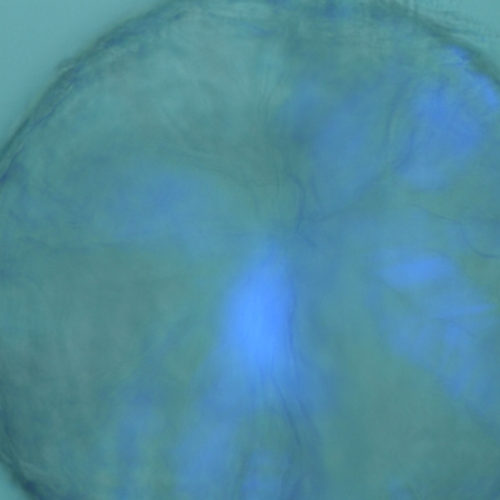
#> input picture output/rgb/M-DMMP- NaBF4-10-6M-1.jpg, 1000 x 1000 px (shown at 1/2 size); its folder holds 6 pictures in this run
$ jupyter execute --allow-errors IRCS_HOG_TSNE.ipynb
#> lines starting #> are read from the running program, lines starting #| are printed output that depends on the picture
[cell 1]
import pathlib
import cv2
import numpy as np
import matplotlib.pyplot as plt
from sklearn.mixture import GaussianMixture
from skimage.feature import hog

[cell 2]
import pathlib
import cv2
import numpy as np
import matplotlib.pyplot as plt
from sklearn.mixture import GaussianMixture
from skimage.feature import hog

[cell 3]
import pathlib
import cv2
import numpy as np
import matplotlib.pyplot as plt
from sklearn.mixture import GaussianMixture
from skimage.feature import hog

[cell 4]
data_dir = pathlib.Path('./output/rgb')
# data_dir = pathlib.Path('./output/rgb_no_circle_det')
image_count = len(list(data_dir.glob('*.jpg')))
print(image_count)

[cell 5]
def hog_feature_vector(src, pixels_per_cell):
    fd = hog(src, orientations=9, pixels_per_cell=pixels_per_cell, cells_per_block=(1, 1), channel_axis=2)
    # fd = hog(src, orientations=9, pixels_per_cell=(8, 8), cells_per_block=(3, 3), channel_axis=2)
    return fd

def image_enhance(src):
    kernel = cv2.getStructuringElement(cv2.MORPH_ELLIPSE,(5,5))
    # Top Hat Transform
    topHat = cv2.morphologyEx(src, cv2.MORPH_TOPHAT, kernel)
    # Black Hat Transform
    blackHat = cv2.morphologyEx(src, cv2.MORPH_BLACKHAT, kernel)
    src = src + topHat - blackHat
    # print('enhance on')
    return src

[cell 6]
from sklearn.model_selection import train_test_split

rotation_aug = False

experiment_with_gray_scale = True

use_entire_dataset = True

enhance = True

crop = False

load_all_images = False

# pixels_per_cell = (10, 10)
# pixels_per_cell = (20, 20) # MPA
# pixels_per_cell = (50, 50) # MP
pixels_per_cell = (100, 100)
# pixels_per_cell = (125, 125)

# Data selection
molecular_imprinting_name = 'DMMP'
# molecular_imprinting_name = 'MP'
# molecular_imprinting_name = 'MPA'

distraction_merge, distraction_merge_to_one, original_merge_to_one = False, False, False
# [5 lines of commented-out code are left out]

x = []
y = []
for path in data_dir.glob('*.jpg'):
    if not load_all_images:
        if path.name.split('-')[1] != molecular_imprinting_name and path.name.split('-')[1].split('(')[0] != molecular_imprinting_name:
            continue
    src = cv2.imread(str(path))
#> src is the input picture: shape (1000, 1000, 3); mean B, G, R 157.8, 139.8, 79.3
    if experiment_with_gray_scale:
        src = cv2.cvtColor(src, cv2.COLOR_BGR2GRAY)
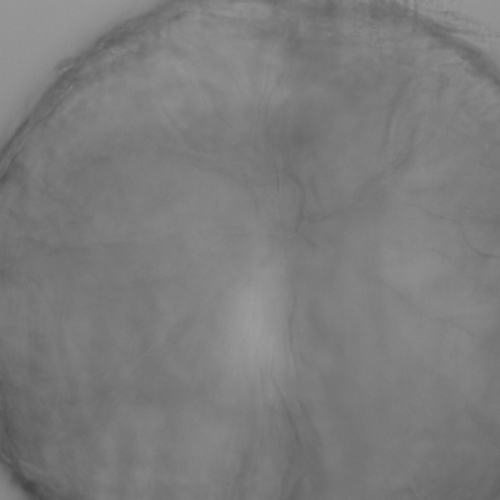
#> src: shape (1000, 1000) (shown at 1/2 size); min 68, max 156, mean 123.8
        src = cv2.cvtColor(src, cv2.COLOR_GRAY2RGB)
#> src: shape (1000, 1000, 3)
    else:
        src = cv2.cvtColor(src, cv2.COLOR_BGR2RGB)
    height, width = src.shape[:2]
#> height = 1000; width = 1000
    center = (width / 2, height / 2)
#> center = (500, 500)

    if crop:
        height, width = src.shape[:2]
        size = 350
        center = [int(width / 2), int(height / 2)]
        resize_image = src[center[0]-size:center[0]+size, center[1]-size:center[1]+size]

    if rotation_aug:
        for i in range(3):
            rotation_matrix = rotate_matrix = cv2.getRotationMatrix2D(center=center, angle=90 * i, scale=1)
            rotated_image = cv2.warpAffine(src=src, M=rotate_matrix, dsize=(width, height))
            resize_image = cv2.resize(src=src, dsize=(int(width / 2), int(height / 2)))
            if enhance:
                resize_image = image_enhance(resize_image)
            feature_vector = hog_feature_vector(resize_image, pixels_per_cell)
            x.append(feature_vector)
            y.append(path.name.split('-')[2].replace(' ', ''))
    else:
        if enhance:
            src = image_enhance(src)
#> in image_enhance, `topHat = cv2.morphologyEx(src, cv2.MORPH_TOPHAT, kernel)`:
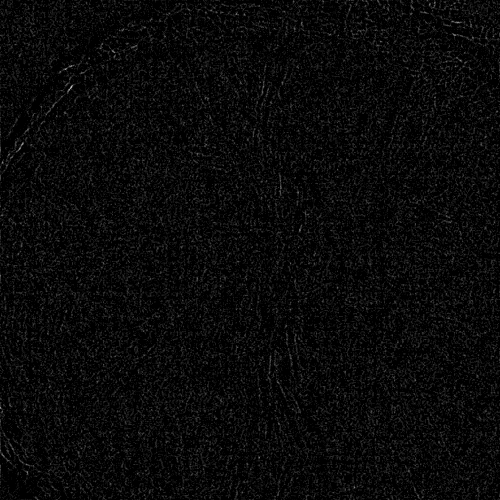
#> topHat: shape (1000, 1000, 3) (shown at 1/2 size); min 0, max 8, mean 0.295; drawn with min black and max white
#> in image_enhance, `blackHat = cv2.morphologyEx(src, cv2.MORPH_BLACKHAT, kernel)`:
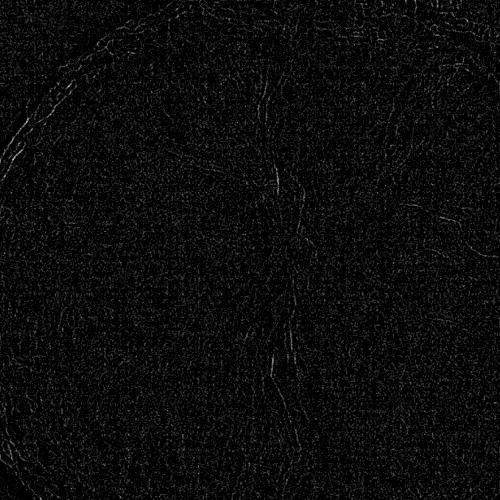
#> blackHat: shape (1000, 1000, 3) (shown at 1/2 size); min 0, max 7, mean 0.298; drawn with min black and max white
        feature_vector = hog_feature_vector(src, pixels_per_cell)
#> in hog_feature_vector, `fd = hog(src, orientations=9, pixels_per_cell=pixels_per_cell, cells_p..`: fd = 900 values, max 0.386 at index 180, min 0.136 at index 26, mean 0.329
#> feature_vector has the same summary as fd in hog_feature_vector
        x.append(feature_vector)
        if load_all_images:
            label_name = path.name.split('-')[1].split('(')[0] + '-' + path.name.split('-')[2].replace(' ', '')
            if label_name.split('-')[0] != label_name.split('-')[1]:
                if distraction_merge or distraction_merge_to_one:
                    if distraction_merge_to_one:
                        label_name = 'distraction'
                    else:
                        label_name = label_name.split('-')[0] + '-distraction'
            elif label_name.split('-')[0] == label_name.split('-')[1]:
                if original_merge_to_one :
                    label_name = 'original'
        else:
            if distraction_merge or distraction_merge_to_one:
                if path.name.split('-')[2].split('(')[0] != molecular_imprinting_name:
                    if distraction_merge_to_one:
                        label_name = 'distraction'
                    else:
                        label_name = path.name.split('-')[1].split('(')[0] + '-distraction'
                else:
                    label_name = path.name.split('-')[2].replace(' ', '')
            else:
                label_name = path.name.split('-')[2].replace(' ', '')
        y.append(label_name)
#> pass 2 of the loop `for path in data_dir.glob('*.jpg'):`:
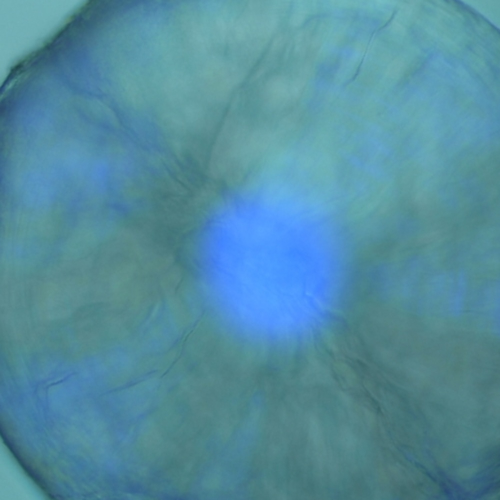
#> input picture output/rgb/M-DMMP- NaBF4-10-6M-2.jpg, 1000 x 1000 px (shown at 1/2 size)
#> src is the input picture: shape (1000, 1000, 3); mean B, G, R 159.4, 141.1, 83.3
#> `src = cv2.cvtColor(src, cv2.COLOR_BGR2GRAY)`:
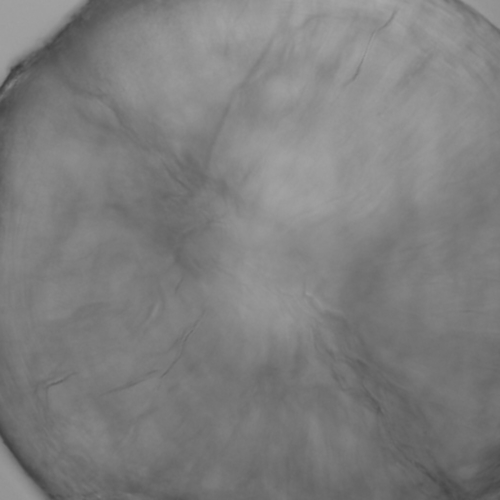
#> src: shape (1000, 1000) (shown at 1/2 size); min 60, max 170, mean 125.9
#> in image_enhance (call 2), `blackHat = cv2.morphologyEx(src, cv2.MORPH_BLACKHAT, kernel)`:
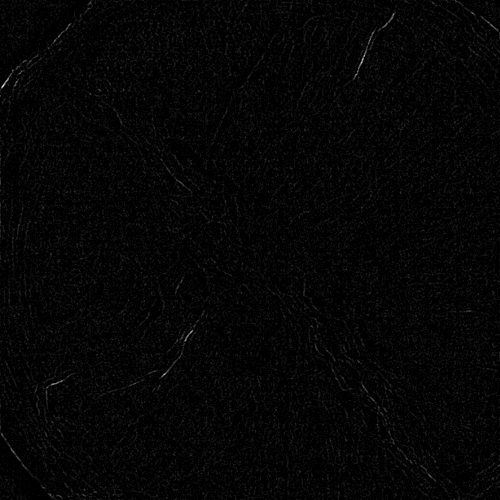
#> blackHat: shape (1000, 1000, 3) (shown at 1/2 size); min 0, max 16, mean 0.314; drawn with min black and max white
#> feature_vector = 900 values, max 0.46 at index 816, min 0.0925 at index 8, mean 0.33
#> pass 3 of the loop `for path in data_dir.glob('*.jpg'):`:
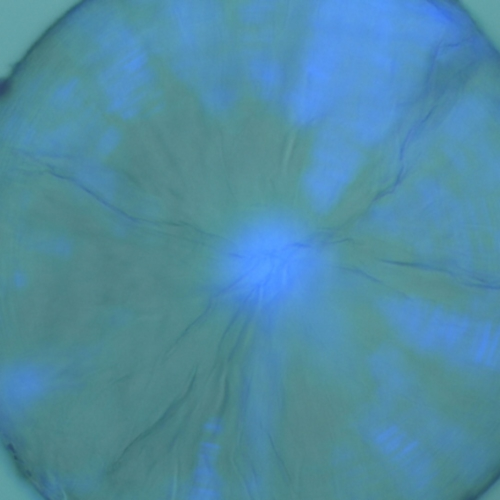
#> input picture output/rgb/M-DMMP- NaBF4-10-6M-3.jpg, 1000 x 1000 px (shown at 1/2 size)
#> src is the input picture: shape (1000, 1000, 3); mean B, G, R 162.5, 139.3, 79.8
#> in image_enhance (call 3), `blackHat = cv2.morphologyEx(src, cv2.MORPH_BLACKHAT, kernel)`:
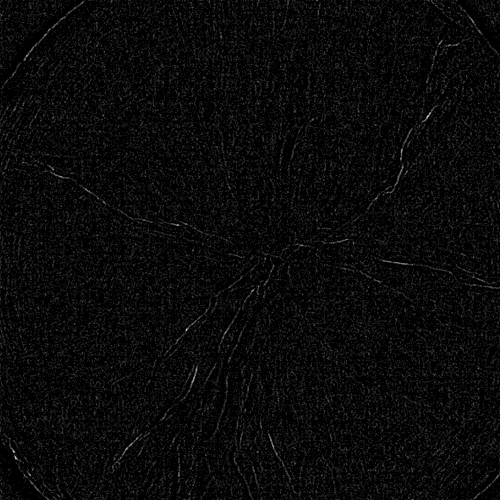
#> blackHat: shape (1000, 1000, 3) (shown at 1/2 size); min 0, max 9, mean 0.345; drawn with min black and max white
#> feature_vector = 900 values, max 0.398 at index 90, min 0.106 at index 8, mean 0.329
#> the loop made 6 passes; the first 3 are shown

x = np.array(x)
y = np.array(y)
print('data loaded x=%i' % (len(x)))
print('data loaded y=%i' % (len(y)))

[cell 7]
x_train, x_test, y_train, y_test = train_test_split(x, y, test_size=.3, stratify=y)
print(x_train.shape)
#| (3, 900)
print(y_train)
print(y_test)

[cell 8]
from skimage import exposure

# img = cv2.imread('./output/rgb/M-DMMP- NaBF4-10-6M-1.jpg')
# img = cv2.imread('./output/rgb_no_circle_det/M-DMMP- NaBF4-10-6M-1.jpg')
# img = cv2.imread('output/rgb/M-DMMP(180nm)-MP-10-2M-1.jpg')
img = cv2.imread('output/rgb/M-MPA-KF6P-10-6M-1.jpg')
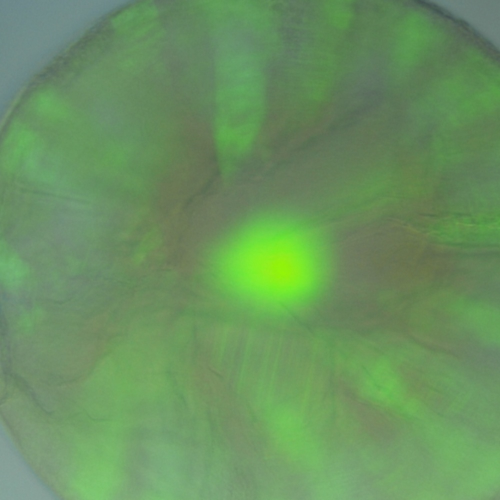
#> input picture output/rgb/M-MPA-KF6P-10-6M-1.jpg, 1000 x 1000 px (shown at 1/2 size)
#> img is the input picture: shape (1000, 1000, 3); mean B, G, R 95.5, 146.2, 105.5
if experiment_with_gray_scale:
    img = cv2.cvtColor(img, cv2.COLOR_BGR2GRAY)
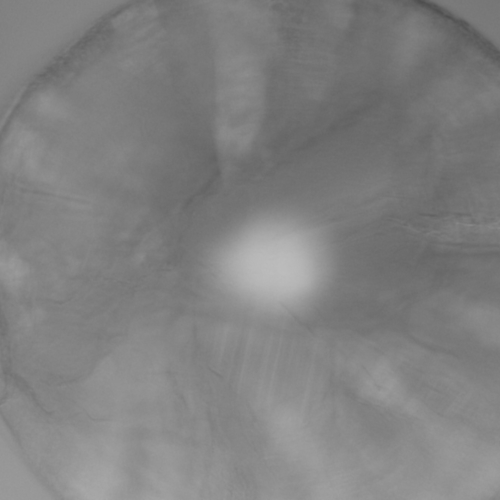
#> img: shape (1000, 1000) (shown at 1/2 size); min 77, max 189, mean 128.2
    img = cv2.cvtColor(img, cv2.COLOR_GRAY2RGB)
#> img: shape (1000, 1000, 3)
else:
    img = cv2.cvtColor(img, cv2.COLOR_BGR2RGB)

if enhance:
    kernel = cv2.getStructuringElement(cv2.MORPH_ELLIPSE,(5,5))
    # Top Hat Transform
    topHat = cv2.morphologyEx(img, cv2.MORPH_TOPHAT, kernel)
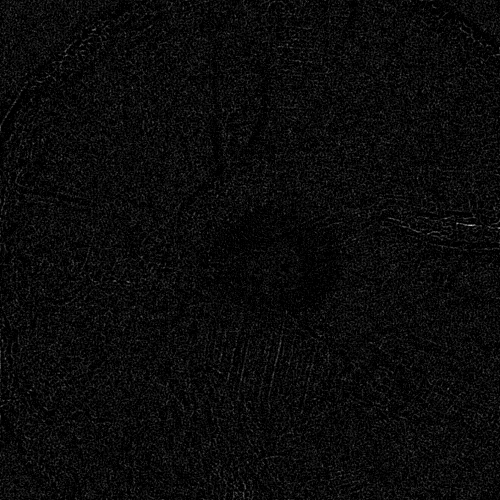
#> topHat: shape (1000, 1000, 3) (shown at 1/2 size); min 0, max 11, mean 0.449; drawn with min black and max white
    # Black Hat Transform
    blackHat = cv2.morphologyEx(img, cv2.MORPH_BLACKHAT, kernel)
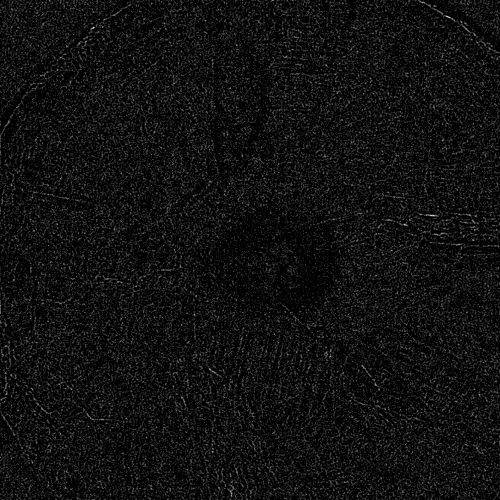
#> blackHat: shape (1000, 1000, 3) (shown at 1/2 size); min 0, max 7, mean 0.452; drawn with min black and max white
    img = img + topHat - blackHat

height, width = img.shape[:2]
size = 350
center = [int(width / 2), int(height / 2)]
#> center = [500, 500]
resize_image = img[center[0]-size:center[0]+size, center[1]-size:center[1]+size]
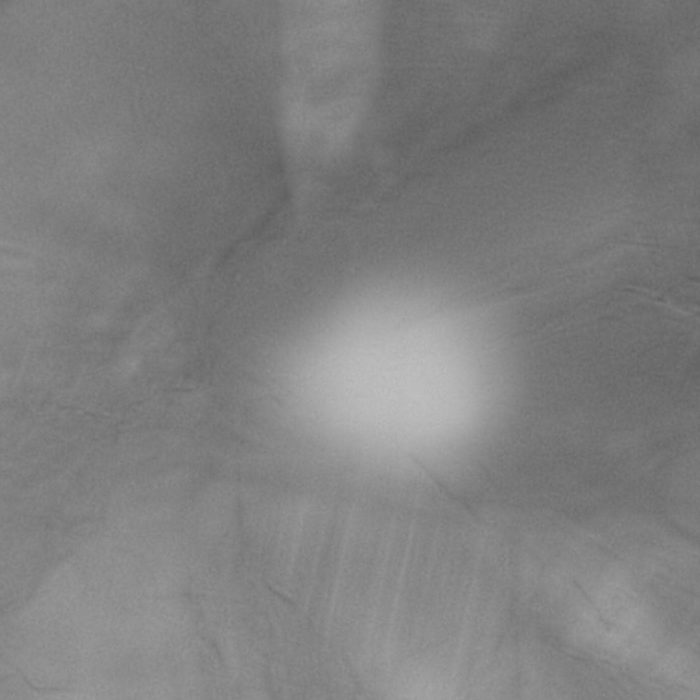
#> resize_image: shape (700, 700, 3); min 94, max 191, mean 127.2

fd, hog_image = hog(resize_image, orientations=9, pixels_per_cell=pixels_per_cell, cells_per_block=(1, 1), visualize=True, channel_axis=2)
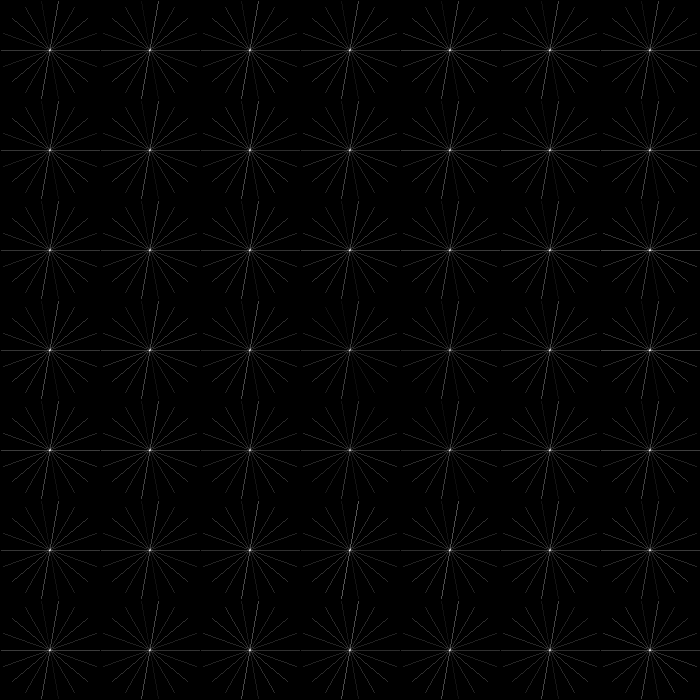
#> hog_image: shape (700, 700) float64; min 0, max 2.18, mean 0.0284; drawn with min black and max white
#> fd = 441 values, max 0.351 at index 216, min 0.189 at index 251, mean 0.332
fig, (ax1, ax2) = plt.subplots(1, 2, figsize=(30, 15))

ax1.axis('off')
ax1.imshow(resize_image)
ax1.set_title('Input image')

# Rescale histogram for better display
hog_image_rescaled = exposure.rescale_intensity(hog_image, in_range=(0, 1))
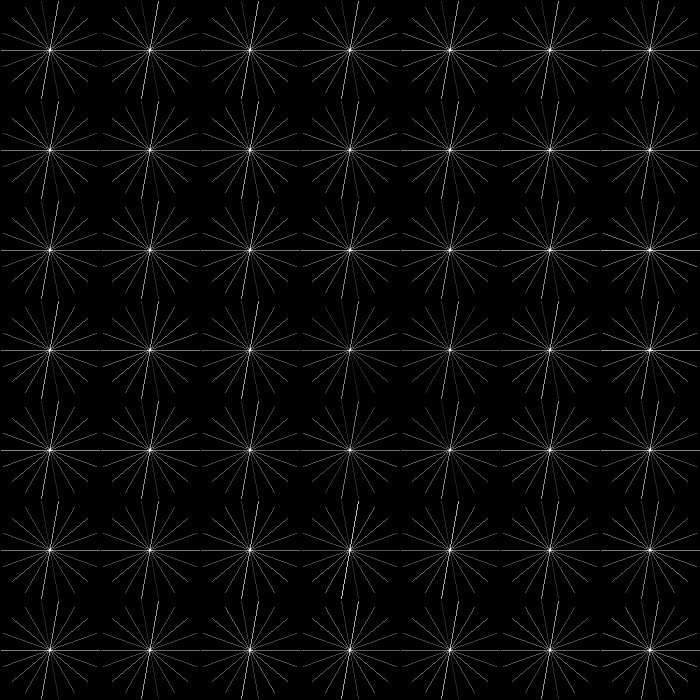
#> hog_image_rescaled: shape (700, 700) float64; min 0, max 1, mean 0.0281

ax2.axis('off')
ax2.imshow(hog_image_rescaled, cmap=plt.cm.gray)
ax2.set_title('Histogram of Oriented Gradients')
plt.show()

[cell 9]
from skimage import exposure

# img = cv2.imread('output/rgb/M-DMMP(190nm)- NaBF4-10-2M-1.jpg')
img = cv2.imread('./output/rgb/M-DMMP- NaBF4-10-6M-1.jpg')
# img = cv2.imread('output/rgb/M-MP(180nm)-DMMP-10-2M-1.jpg')
fd = hog(img, orientations=9, pixels_per_cell=(30, 30), cells_per_block=(1, 1), channel_axis=2)
#> fd = 9801 values, max 0.564 at index 6660, min 0 at index 1214, mean 0.324
print(fd.shape)
#| (9801,)

DATA MINING

[cell 10]
from sklearn.manifold import TSNE

from sklearn.preprocessing import StandardScaler
perplexity=3
pca = TSNE(n_components=3, learning_rate='auto', init='pca', perplexity=perplexity)
if use_entire_dataset:
    x_train_pca = pca.fit_transform(x)
    y_train = y
else:
    x_train_pca = pca.fit_transform(x_train)
    y_train = y_train
x_train_pca

[cell 11]
import pandas as pd
n_components=3
df = pd.DataFrame(x_train_pca, columns=[f"PC{i + 1}" for i in range(n_components)])
label_list = []

for i in range(len(x_train_pca)):
    label_list.append(y_train[i])
df['label'] = label_list
df

[cell 12]
import plotly.io as pio

print(pio.templates)
pio.templates.default = 'plotly'

[cell 13]
import plotly.express as px

fig = px.scatter_3d(df, x='PC1', y='PC2',z='PC3',  color='label', symbol='label', title='Hog TSNE %s Granularity=%s Sperplexity=%s' % (molecular_imprinting_name, str((int(1000 / pixels_per_cell[0]), int(1000 / pixels_per_cell[0]))), str(perplexity)), color_discrete_map={
                "DMMP": "red",
                "NaBF4": "green",
                "KF6P": "blue",
                "MPA": "goldenrod",
                "MP": "purple"},
                symbol_sequence= ['circle', 'circle', 'circle', 'circle'])
fig.update_layout(scene=dict(
    xaxis=dict(showticklabels=False),
    yaxis=dict(showticklabels=False),
    zaxis=dict(showticklabels=False)
))
fig.show()

[cell 14]
import numpy as np
import matplotlib.pyplot as plt
from matplotlib.colors import ListedColormap
from sklearn import neighbors
from sklearn.svm import SVC

# we only take the first two features. We could avoid this ugly
# slicing by using a two-dim dataset
X = x_train_pca
y = y_train

h = 0.02  # step size in the mesh

# Create color maps
cmap_light = ListedColormap(["orange", "cyan"])
cmap_bold = ["darkorange", "c"]

# clf = SVC()
clf = neighbors.KNeighborsClassifier(n_neighbors=1)
clf.fit(X, y)
label_pred = clf.predict(X)

[cell 15]
class_dmnp_perd = []
class_mp_perd = []
class_nabf4_perd = []
class_original_pred = []
for i in range(len(X)):
    if y_train[i] == 'DMMP':
        class_dmnp_perd.append(x_train_pca[i])
    elif y_train[i] == 'NaBF4':
        class_nabf4_perd.append(x_train_pca[i])
    elif y_train[i] == 'MP':
        class_mp_perd.append(x_train_pca[i])
    elif y_train[i] == 'Original':
        class_original_pred.append(x_train_pca[i])
    else:
        print('ERROR')
